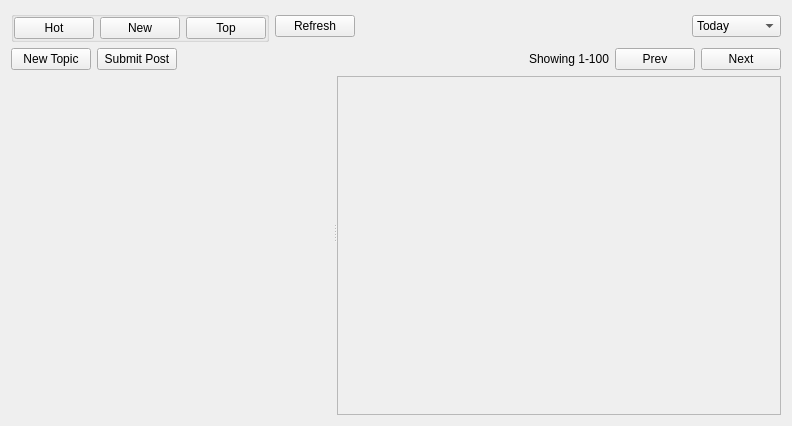
<?xml version="1.0" encoding="UTF-8"?>
<ui version="4.0">
 <class>PostedListDialog</class>
 <widget class="QWidget" name="PostedListDialog">
  <property name="geometry">
   <rect>
    <x>0</x>
    <y>0</y>
    <width>792</width>
    <height>426</height>
   </rect>
  </property>
  <property name="windowTitle">
   <string>Form</string>
  </property>
  <layout class="QVBoxLayout" name="verticalLayout">
   <item>
    <layout class="QHBoxLayout" name="horizontalLayout_3">
     <item>
      <widget class="QGroupBox" name="sortGroup">
       <property name="checkable">
        <bool>false</bool>
       </property>
       <layout class="QHBoxLayout" name="horizontalLayout">
        <property name="spacing">
         <number>6</number>
        </property>
        <property name="margin">
         <number>0</number>
        </property>
        <item>
         <widget class="QPushButton" name="hotSortButton">
          <property name="text">
           <string>Hot</string>
          </property>
          <property name="checkable">
           <bool>true</bool>
          </property>
          <property name="autoExclusive">
           <bool>true</bool>
          </property>
         </widget>
        </item>
        <item>
         <widget class="QPushButton" name="newSortButton">
          <property name="text">
           <string>New</string>
          </property>
          <property name="checkable">
           <bool>true</bool>
          </property>
          <property name="autoExclusive">
           <bool>true</bool>
          </property>
         </widget>
        </item>
        <item>
         <widget class="QPushButton" name="topSortButton">
          <property name="text">
           <string>Top</string>
          </property>
          <property name="checkable">
           <bool>true</bool>
          </property>
          <property name="checked">
           <bool>false</bool>
          </property>
          <property name="autoExclusive">
           <bool>true</bool>
          </property>
         </widget>
        </item>
       </layout>
      </widget>
     </item>
     <item>
      <widget class="QPushButton" name="refreshButton">
       <property name="text">
        <string>Refresh</string>
       </property>
      </widget>
     </item>
     <item>
      <spacer name="horizontalSpacer">
       <property name="orientation">
        <enum>Qt::Horizontal</enum>
       </property>
       <property name="sizeHint" stdset="0">
        <size>
         <width>40</width>
         <height>20</height>
        </size>
       </property>
      </spacer>
     </item>
     <item>
      <widget class="QComboBox" name="periodComboBox">
       <item>
        <property name="text">
         <string>Today</string>
        </property>
       </item>
       <item>
        <property name="text">
         <string>Yesterday</string>
        </property>
       </item>
       <item>
        <property name="text">
         <string>This Week</string>
        </property>
       </item>
       <item>
        <property name="text">
         <string>This Month</string>
        </property>
       </item>
       <item>
        <property name="text">
         <string>This Year</string>
        </property>
       </item>
      </widget>
     </item>
    </layout>
   </item>
   <item>
    <widget class="QSplitter" name="splitter">
     <property name="orientation">
      <enum>Qt::Horizontal</enum>
     </property>
     <widget class="QWidget" name="layoutWidget">
      <layout class="QGridLayout" name="gridLayout_2">
       <item row="0" column="0">
        <widget class="QPushButton" name="newTopicButton">
         <property name="text">
          <string>New Topic</string>
         </property>
        </widget>
       </item>
       <item row="0" column="1">
        <widget class="QPushButton" name="newPostButton">
         <property name="text">
          <string>Submit Post</string>
         </property>
        </widget>
       </item>
       <item row="0" column="2">
        <spacer name="horizontalSpacer_3">
         <property name="orientation">
          <enum>Qt::Horizontal</enum>
         </property>
         <property name="sizeHint" stdset="0">
          <size>
           <width>40</width>
           <height>20</height>
          </size>
         </property>
        </spacer>
       </item>
       <item row="1" column="0" colspan="3">
        <widget class="GroupTreeWidget" name="groupTreeWidget" native="true">
         <property name="sizePolicy">
          <sizepolicy hsizetype="Expanding" vsizetype="Expanding">
           <horstretch>0</horstretch>
           <verstretch>0</verstretch>
          </sizepolicy>
         </property>
        </widget>
       </item>
      </layout>
     </widget>
     <widget class="QWidget" name="layoutWidget">
      <layout class="QGridLayout" name="gridLayout">
       <item row="0" column="0">
        <layout class="QHBoxLayout" name="horizontalLayout_2">
         <item>
          <spacer name="horizontalSpacer_2">
           <property name="orientation">
            <enum>Qt::Horizontal</enum>
           </property>
           <property name="sizeHint" stdset="0">
            <size>
             <width>40</width>
             <height>20</height>
            </size>
           </property>
          </spacer>
         </item>
         <item>
          <widget class="QLabel" name="label">
           <property name="text">
            <string>Showing 1-100</string>
           </property>
          </widget>
         </item>
         <item>
          <widget class="QPushButton" name="prevButton">
           <property name="text">
            <string>Prev</string>
           </property>
          </widget>
         </item>
         <item>
          <widget class="QPushButton" name="nextButton">
           <property name="text">
            <string>Next</string>
           </property>
          </widget>
         </item>
        </layout>
       </item>
       <item row="1" column="0">
        <widget class="QScrollArea" name="scrollArea">
         <property name="widgetResizable">
          <bool>true</bool>
         </property>
         <widget class="QWidget" name="scrollAreaWidgetContents">
          <property name="geometry">
           <rect>
            <x>0</x>
            <y>0</y>
            <width>472</width>
            <height>327</height>
           </rect>
          </property>
          <property name="sizePolicy">
           <sizepolicy hsizetype="Preferred" vsizetype="Minimum">
            <horstretch>0</horstretch>
            <verstretch>0</verstretch>
           </sizepolicy>
          </property>
          <layout class="QVBoxLayout" name="verticalLayout_2">
           <item>
            <spacer name="verticalSpacer">
             <property name="orientation">
              <enum>Qt::Vertical</enum>
             </property>
             <property name="sizeType">
              <enum>QSizePolicy::Minimum</enum>
             </property>
             <property name="sizeHint" stdset="0">
              <size>
               <width>20</width>
               <height>309</height>
              </size>
             </property>
            </spacer>
           </item>
          </layout>
         </widget>
        </widget>
       </item>
      </layout>
     </widget>
    </widget>
   </item>
  </layout>
 </widget>
 <customwidgets>
  <customwidget>
   <class>GroupTreeWidget</class>
   <extends>QWidget</extends>
   <header>gui/common/GroupTreeWidget.h</header>
   <container>1</container>
  </customwidget>
 </customwidgets>
 <resources/>
 <connections/>
</ui>
